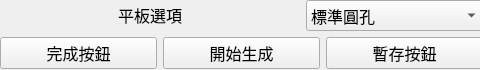
<?xml version="1.0" encoding="UTF-8"?>
<ui version="4.0">
 <class>Form</class>
 <widget class="QWidget" name="Form">
  <property name="geometry">
   <rect>
    <x>0</x>
    <y>0</y>
    <width>480</width>
    <height>70</height>
   </rect>
  </property>
  <property name="minimumSize">
   <size>
    <width>480</width>
    <height>70</height>
   </size>
  </property>
  <property name="maximumSize">
   <size>
    <width>480</width>
    <height>70</height>
   </size>
  </property>
  <property name="windowTitle">
   <string>Form</string>
  </property>
  <widget class="QWidget" name="layoutWidget">
   <property name="geometry">
    <rect>
     <x>0</x>
     <y>0</y>
     <width>483</width>
     <height>71</height>
    </rect>
   </property>
   <layout class="QGridLayout" name="gridLayout">
    <item row="2" column="0" colspan="2">
     <layout class="QHBoxLayout" name="horizontalLayout_2">
      <item>
       <widget class="QPushButton" name="plate_finish">
        <property name="font">
         <font>
          <family>微軟正黑體</family>
          <pointsize>12</pointsize>
         </font>
        </property>
        <property name="text">
         <string>完成按鈕</string>
        </property>
       </widget>
      </item>
      <item>
       <widget class="QPushButton" name="plate_start">
        <property name="font">
         <font>
          <family>微軟正黑體</family>
          <pointsize>12</pointsize>
         </font>
        </property>
        <property name="text">
         <string>開始生成</string>
        </property>
       </widget>
      </item>
      <item>
       <widget class="QPushButton" name="plate_escape">
        <property name="font">
         <font>
          <family>微軟正黑體</family>
          <pointsize>12</pointsize>
         </font>
        </property>
        <property name="text">
         <string>暫存按鈕</string>
        </property>
       </widget>
      </item>
     </layout>
    </item>
    <item row="0" column="0">
     <widget class="QLabel" name="label_13">
      <property name="sizePolicy">
       <sizepolicy hsizetype="Minimum" vsizetype="Fixed">
        <horstretch>0</horstretch>
        <verstretch>0</verstretch>
       </sizepolicy>
      </property>
      <property name="minimumSize">
       <size>
        <width>300</width>
        <height>0</height>
       </size>
      </property>
      <property name="font">
       <font>
        <family>微軟正黑體</family>
        <pointsize>12</pointsize>
       </font>
      </property>
      <property name="text">
       <string>平板選項</string>
      </property>
      <property name="alignment">
       <set>Qt::AlignCenter</set>
      </property>
     </widget>
    </item>
    <item row="0" column="1">
     <widget class="QComboBox" name="pad_select">
      <property name="sizePolicy">
       <sizepolicy hsizetype="Expanding" vsizetype="Fixed">
        <horstretch>0</horstretch>
        <verstretch>0</verstretch>
       </sizepolicy>
      </property>
      <property name="font">
       <font>
        <family>微軟正黑體</family>
        <pointsize>12</pointsize>
       </font>
      </property>
      <item>
       <property name="text">
        <string>標準圓孔</string>
       </property>
      </item>
      <item>
       <property name="text">
        <string>標準無孔</string>
       </property>
      </item>
      <item>
       <property name="text">
        <string>標準方孔</string>
       </property>
      </item>
      <item>
       <property name="text">
        <string>標準模墊型</string>
       </property>
      </item>
      <item>
       <property name="text">
        <string>標準加大I型(無孔)</string>
       </property>
      </item>
      <item>
       <property name="text">
        <string>標準加大I型(圓孔)</string>
       </property>
      </item>
      <item>
       <property name="text">
        <string>標準加大I型(方孔)</string>
       </property>
      </item>
      <item>
       <property name="text">
        <string>標準加大II型(無孔)</string>
       </property>
      </item>
      <item>
       <property name="text">
        <string>標準加大II型(圓孔)</string>
       </property>
      </item>
      <item>
       <property name="text">
        <string>標準加大II型(方孔)</string>
       </property>
      </item>
      <item>
       <property name="text">
        <string>特殊平板</string>
       </property>
      </item>
     </widget>
    </item>
   </layout>
  </widget>
 </widget>
 <resources/>
 <connections/>
</ui>
